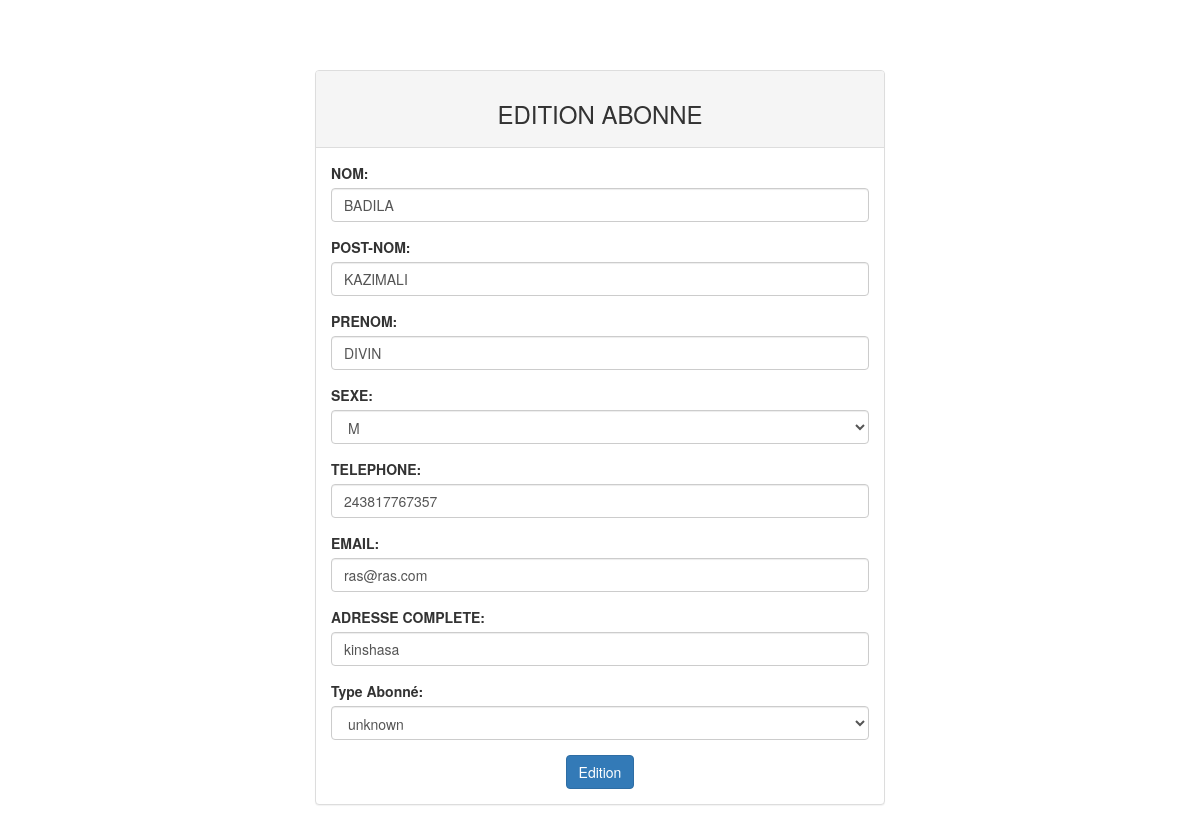
The app's page /view/edit-abonne.php?id=7DD11-08-24 (signed in) with its own data.
### tables this page shows
CREATE TABLE `abonne` (
  `code_abonne` varchar(15) NOT NULL,
  `nom` varchar(50) NOT NULL,
  `postnom` varchar(50) NOT NULL,
  `prenom` varchar(50) NOT NULL,
  `sexe` varchar(10) NOT NULL,
  `telephone` varchar(15) NOT NULL,
  `email` varchar(50) NOT NULL,
  `adresse` varchar(100) NOT NULL,
  `type_abonne` int(11) NOT NULL
);

### model/edit-abonne.php (called while the page is built, shortened)
<?php
    require_once('../bdd/connexion.php');
    $requser=$pdo->prepare("SELECT * FROM abonne WHERE code_abonne=?");
    $requser->execute(array($_GET['id']));
    $userinfo=$requser->fetch();
	?>

### view/edit-abonne.php (the view, shortened to what this page needs)
<?php
	require_once '../bdd/connexion.php';
	require_once '../model/edit-abonne.php';
?>
<!DOCTYPE html>
<html>
<head>
	<link rel="stylesheet" type="text/css" href="../includes/css/bootstrap.css">
</head>
<body>
<div class="contenair space col-md-6 col-xd-12 col-md-offset-3">
	<div class="panel panel-default">
		<div class="panel-heading">
			<h3 class="a">EDITION ABONNE </h3>
		</div>
		<div class="panel-body">
			<form method="post" action="" enctype="multipart/form-data">
			  <div class="form-group">
					<label class="control-label">
						NOM:
					</label>
					<input type="text" name="nom" required="required" class="form-control" value="<?= $userinfo['nom'] ?>">
			  </div>
			  <div class="form-group">
					<label class="control-label">
						POST-NOM:
					</label>
					<input type="text" name="postnom" required="required" class="form-control" value="<?= $userinfo['postnom'] ?>">
			  </div>
			  <div class="form-group">
					<label class="control-label">
						PRENOM:
					</label>
					<input type="text" name="prenom" required="required" class="form-control" value="<?= $userinfo['prenom'] ?>">
			  </div>
			   <div class="form-group">
					<label class="control-label">
						SEXE:
					</label>
					<select name="sexe" class="form-control" autocomplete="off" required="required">
						<option value="M">
							M
						</option>
					</select>
			  </div>
			  <div class="form-group">
					<label class="control-label">
						TELEPHONE:
					</label>
					<input type="number" name="tel" required="required" class="form-control" value="<?= $userinfo['telephone'] ?>">
			  </div>
			  <div class="form-group">
					<label class="control-label">
						EMAIL:
					</label>
					<input type="email" name="email" required="required" class="form-control" value="<?= $userinfo['email'] ?>">
			  </div>
			  <div class="form-group">
					<label class="control-label">
						ADRESSE COMPLETE:
					</label>
					<input type="text" name="adresse" required="required" class="form-control" value="<?= $userinfo['adresse'] ?>">
			  </div>
			  <div class="form-group">
					<label class="control-label">
						Type Abonné:
					</label>
					<select name="type_abonne" class="form-control">
							<?php
								$ps=$pdo->prepare("SELECT * FROM type");
								$ps->execute();
								?>
								<?php
									while ($s=$ps->fetch(PDO::FETCH_OBJ)) {
								?>
								<option value="<?php echo $s->id; ?>">
									<?php echo $s->designation; ?>
								</option>
									<?php
									}
								?>
						</select>
			  </div>
				<div class="control-label a">
					<button type="submit" class="btn btn-primary" name="formconnect">Edition</button>
				</div>
			</form>
		</div>
	</div>
</div>
</body>
</html>

### view/edit-abonne.php (style rules this page uses)
.space { margin-top: 70px; }
.a { text-align:center; text-decoration: blink; }

### records on screen
abonne: nom "BADILA", postnom "KAZIMALI", prenom "DIVIN", tel "243817767357", email "ras@ras.com", adresse "kinshasa"

### other values on screen
form field type_abonne "unknown"
